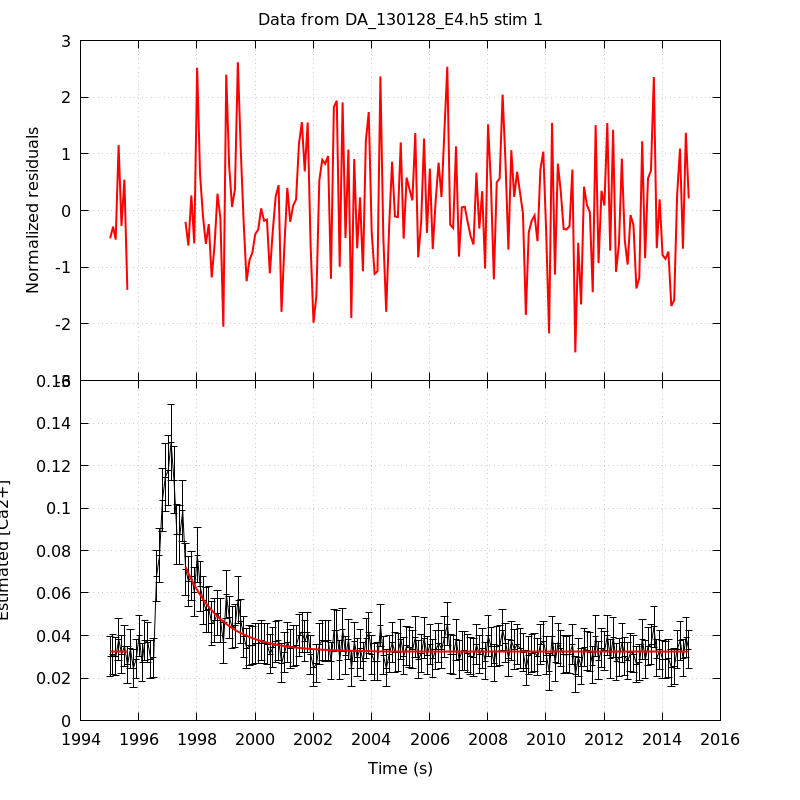

Write gnuplot code to recreate this figure.
unset key
set grid
set multiplot title 'Data from DA_130128_E4.h5 stim 1' noenhanced layout 2,1 margins 0.1,0.9,0.1,0.95 spacing 0,0
set ylabel 'Normalized residuals'
set xtics format ''
plot 'DA_130128_E4_aba_RatioFit_s1' using 1:4 with lines linecolor rgb 'red' linewidth 2
set format x '%g'
set xlabel 'Time (s)'
set ylabel 'Estimated [Ca2+]'
plot 'DA_130128_E4_aba_CaRatio_s1' using 1:2:($3*1.96) with yerrorlines \
     linecolor rgb 'black' linewidth 1,                \
     'DA_130128_E4_aba_RatioFit_s1' using 1:3 with lines linecolor rgb 'red'\
     linewidth 2
unset multiplot
